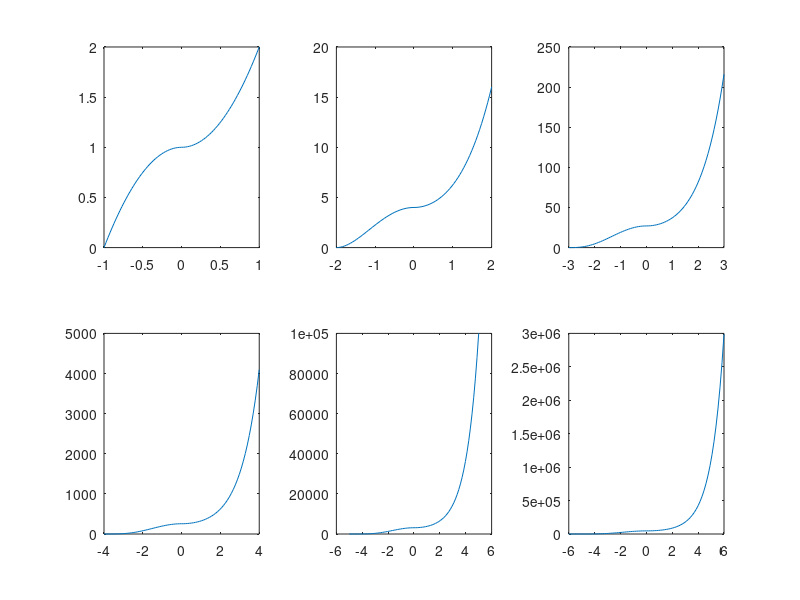

Here is the MATLAB script that generated this plot:
for m=1:6
    x1 = linspace(-m,0,40);
    x2 = linspace(0,m,40);
    f1 = (m - x1.^2/m).^m;
    f2 = (x2.^2/m + m).^m;
    X = [x1 x2];
    F = [f1 f2];
    plot(X,F);
    hold on
    pause
end

pause

for m=1:6
    x1 = linspace(-m,0,40);
    x2 = linspace(0,m,40);
    f1 = (m - x1.^2/m).^m;
    f2 = (x2.^2/m + m).^m;
    X = [x1 x2];
    F = [f1 f2];
    subplot(2,3,m);
    plot(X,F);
end